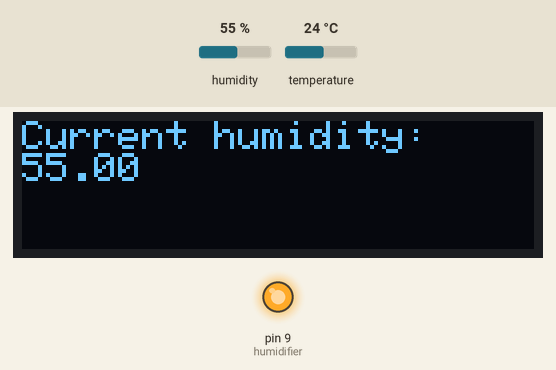
A sketch run on a simulated Arduino Uno, built with avr-gcc and run on an emulated ATmega328P. Shown: 128×32 one-colour display, output pins drawn as LEDs (lit = HIGH). Inputs (shaded band) come from the test bench; at power-on: humidity 55 %, temperature 24 °C. What the sketch prints to the serial monitor is not drawn.

Above: at 2.8 s.
2.9 s: humidity set to 58 %
At 5.1 s:
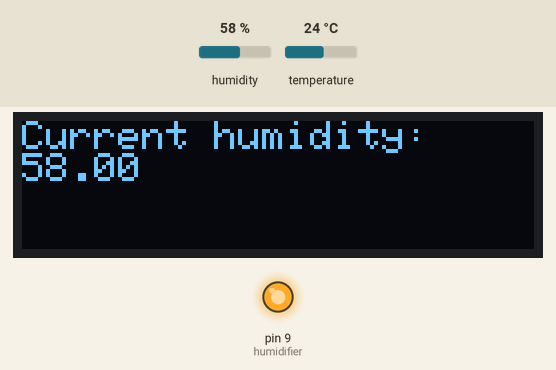
5.6 s: humidity set to 61 %
At 7.0 s:
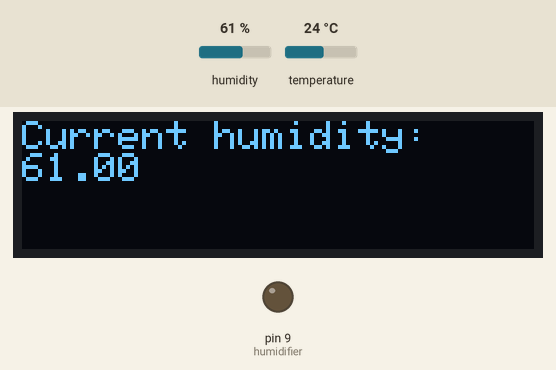
8.3 s: humidity set to 22 %
At 10.7 s:
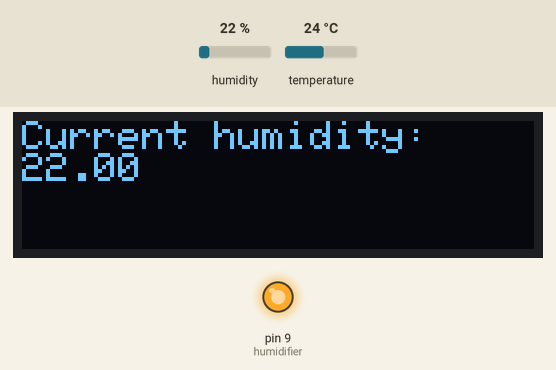
Timing chart, 0 to 12.2 s (numbered marks = the images above; inputs shaded):
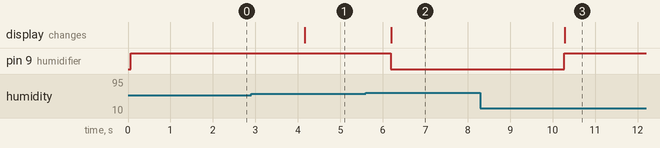

Measured:
- the behaviour switches between 59 and 60 % on humidity (found by bisection; images 1 and 2)
- after the input at 2.9 s, the display: changes after 1.3 s (image 1)
- after the input at 5.6 s, pin 9 (humidifier): HIGH → LOW after 0.59 s; the display: changes after 0.60 s (image 2)
- after the input at 8.3 s, pin 9 (humidifier): LOW → HIGH after 2.0 s; the display: changes after 2.0 s (image 3)

The sketch:

humidifierRevision1.ino
```cpp
#include <Wire.h>         //enables i2c with gpio pins
#include "DHT.h"          //humidity temerature sensor
#include <Adafruit_GFX.h> //OLED library
#include <Adafruit_SSD1306.h>

#define SCREEN_WIDTH 128 // OLED display width, in pixels
#define SCREEN_HEIGHT 32 // OLED display height, in pixels
#define SCREEN_ADDRESS 0x3C
#define DHTPIN 2
#define DHTTYPE DHT11

#define HUMID_MAX 60
#define HUMID_MIN 30
#define humidifier 9

Adafruit_SSD1306 display(SCREEN_WIDTH, SCREEN_HEIGHT);
DHT dht(DHTPIN, DHTTYPE);

void setup() {
  display.begin();
  display.clearDisplay();
  Serial.begin(9600);
  dht.begin();
  digitalWrite(humidifier, LOW);
  pinMode(humidifier, OUTPUT);
}

void loop() {
  display.setCursor(0, 0);
  display.setTextColor(WHITE, BLACK);
  display.setTextSize(1);
  display.setTextWrap(true);

  float h = dht.readHumidity();

  if (isnan(h)) {
    display.println(F("Unable to read humidity!"));
    Serial.print(F("Unable to read humidity!"));
  }

  else {
    display.println(F("Current humidity: "));
    Serial.print(F("Current humidity: "));
    Serial.println(h);
    display.print(h);

    if (digitalRead(humidifier) == LOW) {
      if (h < HUMID_MAX) {
        digitalWrite(humidifier, HIGH);
      }
    }
    else {
      if (h >= HUMID_MAX) {
        digitalWrite(humidifier, LOW);
      }
    }
  }

  display.display();
  delay(2000);
}
```
